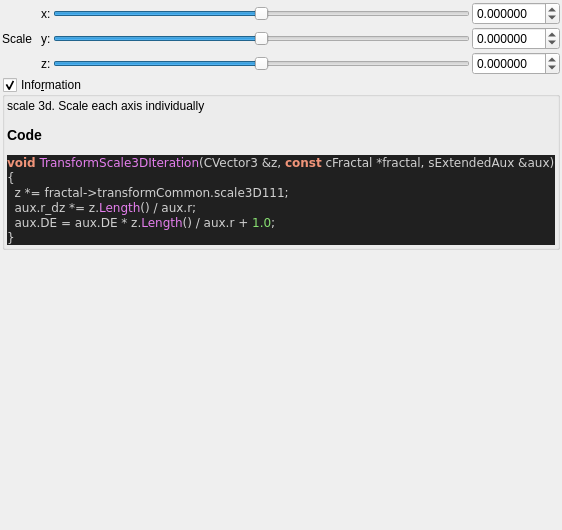
<?xml version="1.0" encoding="UTF-8"?>
<ui version="4.0">
 <class>transf_scale_3D</class>
 <widget class="QWidget" name="Form">
  <property name="geometry">
   <rect>
    <x>0</x>
    <y>0</y>
    <width>487</width>
    <height>530</height>
   </rect>
  </property>
  <property name="windowTitle">
   <string notr="true">transf_scale_3D</string>
  </property>
  <layout class="QVBoxLayout" name="verticalLayout">
   <property name="spacing">
    <number>2</number>
   </property>
   <property name="leftMargin">
    <number>2</number>
   </property>
   <property name="topMargin">
    <number>2</number>
   </property>
   <property name="rightMargin">
    <number>2</number>
   </property>
   <property name="bottomMargin">
    <number>2</number>
   </property>
   <item>
    <layout class="QGridLayout" name="gridLayout">
     <property name="spacing">
      <number>2</number>
     </property>
     <item row="0" column="3">
      <widget class="MyDoubleSpinBox" name="spinbox3_transf_scale3D_111_x">
       <property name="sizePolicy">
        <sizepolicy hsizetype="Minimum" vsizetype="Maximum">
         <horstretch>0</horstretch>
         <verstretch>0</verstretch>
        </sizepolicy>
       </property>
       <property name="prefix">
        <string/>
       </property>
       <property name="suffix">
        <string/>
       </property>
       <property name="decimals">
        <number>6</number>
       </property>
       <property name="minimum">
        <double>-99.989999999999995</double>
       </property>
       <property name="maximum">
        <double>99.989999999999995</double>
       </property>
       <property name="singleStep">
        <double>0.100000000000000</double>
       </property>
      </widget>
     </item>
     <item row="0" column="2">
      <widget class="QSlider" name="slider3_transf_scale3D_111_x">
       <property name="sizePolicy">
        <sizepolicy hsizetype="Expanding" vsizetype="Maximum">
         <horstretch>0</horstretch>
         <verstretch>0</verstretch>
        </sizepolicy>
       </property>
       <property name="minimum">
        <number>-10000000</number>
       </property>
       <property name="maximum">
        <number>10000000</number>
       </property>
       <property name="value">
        <number>0</number>
       </property>
       <property name="sliderPosition">
        <number>0</number>
       </property>
       <property name="orientation">
        <enum>Qt::Horizontal</enum>
       </property>
      </widget>
     </item>
     <item row="0" column="1">
      <widget class="QLabel" name="label_109">
       <property name="text">
        <string>x:</string>
       </property>
      </widget>
     </item>
     <item row="1" column="2">
      <widget class="QSlider" name="slider3_transf_scale3D_111_y">
       <property name="sizePolicy">
        <sizepolicy hsizetype="Expanding" vsizetype="Maximum">
         <horstretch>0</horstretch>
         <verstretch>0</verstretch>
        </sizepolicy>
       </property>
       <property name="minimum">
        <number>-10000000</number>
       </property>
       <property name="maximum">
        <number>10000000</number>
       </property>
       <property name="value">
        <number>0</number>
       </property>
       <property name="sliderPosition">
        <number>0</number>
       </property>
       <property name="orientation">
        <enum>Qt::Horizontal</enum>
       </property>
      </widget>
     </item>
     <item row="2" column="2">
      <widget class="QSlider" name="slider3_transf_scale3D_111_z">
       <property name="sizePolicy">
        <sizepolicy hsizetype="Expanding" vsizetype="Maximum">
         <horstretch>0</horstretch>
         <verstretch>0</verstretch>
        </sizepolicy>
       </property>
       <property name="minimum">
        <number>-10000000</number>
       </property>
       <property name="maximum">
        <number>10000000</number>
       </property>
       <property name="value">
        <number>0</number>
       </property>
       <property name="sliderPosition">
        <number>0</number>
       </property>
       <property name="orientation">
        <enum>Qt::Horizontal</enum>
       </property>
      </widget>
     </item>
     <item row="1" column="3">
      <widget class="MyDoubleSpinBox" name="spinbox3_transf_scale3D_111_y">
       <property name="sizePolicy">
        <sizepolicy hsizetype="Minimum" vsizetype="Maximum">
         <horstretch>0</horstretch>
         <verstretch>0</verstretch>
        </sizepolicy>
       </property>
       <property name="prefix">
        <string/>
       </property>
       <property name="suffix">
        <string/>
       </property>
       <property name="decimals">
        <number>6</number>
       </property>
       <property name="minimum">
        <double>-99.989999999999995</double>
       </property>
       <property name="maximum">
        <double>99.989999999999995</double>
       </property>
       <property name="singleStep">
        <double>0.100000000000000</double>
       </property>
      </widget>
     </item>
     <item row="2" column="3">
      <widget class="MyDoubleSpinBox" name="spinbox3_transf_scale3D_111_z">
       <property name="sizePolicy">
        <sizepolicy hsizetype="Minimum" vsizetype="Maximum">
         <horstretch>0</horstretch>
         <verstretch>0</verstretch>
        </sizepolicy>
       </property>
       <property name="prefix">
        <string/>
       </property>
       <property name="suffix">
        <string/>
       </property>
       <property name="decimals">
        <number>6</number>
       </property>
       <property name="minimum">
        <double>-99.989999999999995</double>
       </property>
       <property name="maximum">
        <double>99.989999999999995</double>
       </property>
       <property name="singleStep">
        <double>0.100000000000000</double>
       </property>
      </widget>
     </item>
     <item row="1" column="1">
      <widget class="QLabel" name="label_110">
       <property name="text">
        <string>y:</string>
       </property>
      </widget>
     </item>
     <item row="2" column="1">
      <widget class="QLabel" name="label_111">
       <property name="text">
        <string>z:</string>
       </property>
      </widget>
     </item>
     <item row="0" column="0" rowspan="3">
      <widget class="QLabel" name="label_108">
       <property name="text">
        <string>Scale  </string>
       </property>
      </widget>
     </item>
    </layout>
   </item>
   <item>
    <widget class="MyGroupBox" name="groupCheck_info">
     <property name="title">
      <string>Info&amp;rmation</string>
     </property>
     <property name="flat">
      <bool>false</bool>
     </property>
     <property name="checkable">
      <bool>true</bool>
     </property>
     <layout class="QVBoxLayout" name="verticalLayout_2">
      <property name="spacing">
       <number>2</number>
      </property>
      <property name="leftMargin">
       <number>2</number>
      </property>
      <property name="topMargin">
       <number>2</number>
      </property>
      <property name="rightMargin">
       <number>2</number>
      </property>
      <property name="bottomMargin">
       <number>2</number>
      </property>
      <item>
       <widget class="QLabel" name="label_code_content">
        <property name="text">
         <string notr="true">&lt;p&gt;scale 3d. Scale each axis individually&lt;/p&gt;&lt;table&gt;
&lt;/table&gt;
&lt;h3&gt;Code&lt;/h3&gt;
&lt;body style=&quot;background-color:#202020&quot;&gt;
&lt;pre style=&quot;color:#d0d0d0; background-color:#202020;  font-family:'Courier New',monospace;&quot;&gt;&lt;span style=&quot;color:#f09479; font-weight:bold&quot;&gt;void&lt;/span&gt; &lt;span style=&quot;color:#e47eed&quot;&gt;TransformScale3DIteration&lt;/span&gt;&lt;span style=&quot;color:#d0d0d0&quot;&gt;(&lt;/span&gt;CVector3 &lt;span style=&quot;color:#d0d0d0&quot;&gt;&amp;amp;&lt;/span&gt;z&lt;span style=&quot;color:#d0d0d0&quot;&gt;,&lt;/span&gt; &lt;span style=&quot;color:#f09479; font-weight:bold&quot;&gt;const&lt;/span&gt; cFractal &lt;span style=&quot;color:#d0d0d0&quot;&gt;*&lt;/span&gt;fractal&lt;span style=&quot;color:#d0d0d0&quot;&gt;,&lt;/span&gt; sExtendedAux &lt;span style=&quot;color:#d0d0d0&quot;&gt;&amp;amp;&lt;/span&gt;aux&lt;span style=&quot;color:#d0d0d0&quot;&gt;)&lt;/span&gt;
&lt;span style=&quot;color:#d0d0d0&quot;&gt;{&lt;/span&gt;
  z &lt;span style=&quot;color:#d0d0d0&quot;&gt;*=&lt;/span&gt; fractal&lt;span style=&quot;color:#d0d0d0&quot;&gt;-&amp;gt;&lt;/span&gt;transformCommon&lt;span style=&quot;color:#d0d0d0&quot;&gt;.&lt;/span&gt;scale3D111&lt;span style=&quot;color:#d0d0d0&quot;&gt;;&lt;/span&gt;
  aux&lt;span style=&quot;color:#d0d0d0&quot;&gt;.&lt;/span&gt;r_dz &lt;span style=&quot;color:#d0d0d0&quot;&gt;*=&lt;/span&gt; z&lt;span style=&quot;color:#d0d0d0&quot;&gt;.&lt;/span&gt;&lt;span style=&quot;color:#e47eed&quot;&gt;Length&lt;/span&gt;&lt;span style=&quot;color:#d0d0d0&quot;&gt;() /&lt;/span&gt; aux&lt;span style=&quot;color:#d0d0d0&quot;&gt;.&lt;/span&gt;r&lt;span style=&quot;color:#d0d0d0&quot;&gt;;&lt;/span&gt;
  aux&lt;span style=&quot;color:#d0d0d0&quot;&gt;.&lt;/span&gt;DE &lt;span style=&quot;color:#d0d0d0&quot;&gt;=&lt;/span&gt; aux&lt;span style=&quot;color:#d0d0d0&quot;&gt;.&lt;/span&gt;DE &lt;span style=&quot;color:#d0d0d0&quot;&gt;*&lt;/span&gt; z&lt;span style=&quot;color:#d0d0d0&quot;&gt;.&lt;/span&gt;&lt;span style=&quot;color:#e47eed&quot;&gt;Length&lt;/span&gt;&lt;span style=&quot;color:#d0d0d0&quot;&gt;() /&lt;/span&gt; aux&lt;span style=&quot;color:#d0d0d0&quot;&gt;.&lt;/span&gt;r &lt;span style=&quot;color:#d0d0d0&quot;&gt;+&lt;/span&gt; &lt;span style=&quot;color:#87df71&quot;&gt;1.0&lt;/span&gt;&lt;span style=&quot;color:#d0d0d0&quot;&gt;;&lt;/span&gt;
&lt;span style=&quot;color:#d0d0d0&quot;&gt;}&lt;/span&gt;
&lt;/pre&gt;
&lt;/body&gt;</string>
        </property>
        <property name="wordWrap">
         <bool>true</bool>
        </property>
        <property name="openExternalLinks">
         <bool>true</bool>
        </property>
        <property name="textInteractionFlags">
         <set>Qt::LinksAccessibleByMouse|Qt::TextSelectableByMouse</set>
        </property>
       </widget>
      </item>
     </layout>
    </widget>
   </item>
   <item>
    <spacer name="verticalSpacer">
     <property name="orientation">
      <enum>Qt::Vertical</enum>
     </property>
     <property name="sizeHint" stdset="0">
      <size>
       <width>20</width>
       <height>40</height>
      </size>
     </property>
    </spacer>
   </item>
  </layout>
 </widget>
 <customwidgets>
  <customwidget>
   <class>MyDoubleSpinBox</class>
   <extends>QDoubleSpinBox</extends>
   <header>my_double_spin_box.h</header>
  </customwidget>
  <customwidget>
   <class>MyGroupBox</class>
   <extends>QGroupBox</extends>
   <header>my_group_box.h</header>
   <container>1</container>
  </customwidget>
 </customwidgets>
 <resources/>
 <connections/>
</ui>
